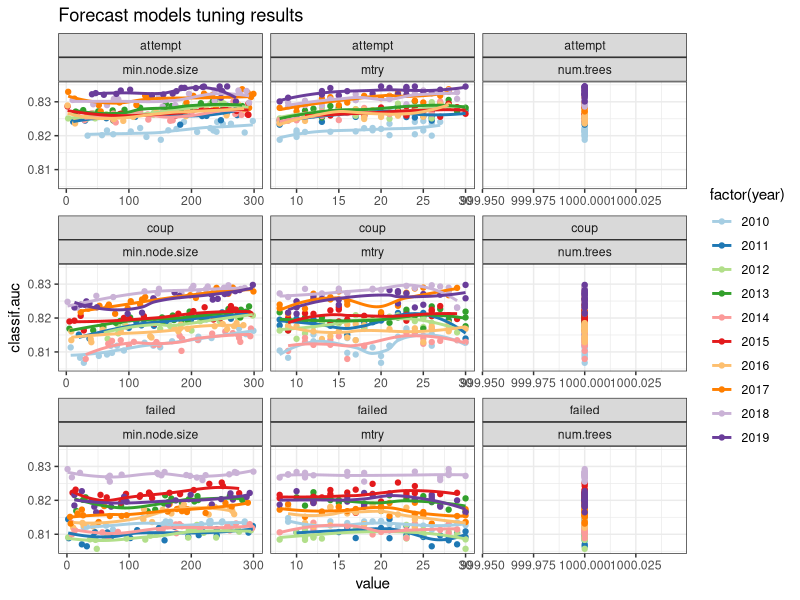
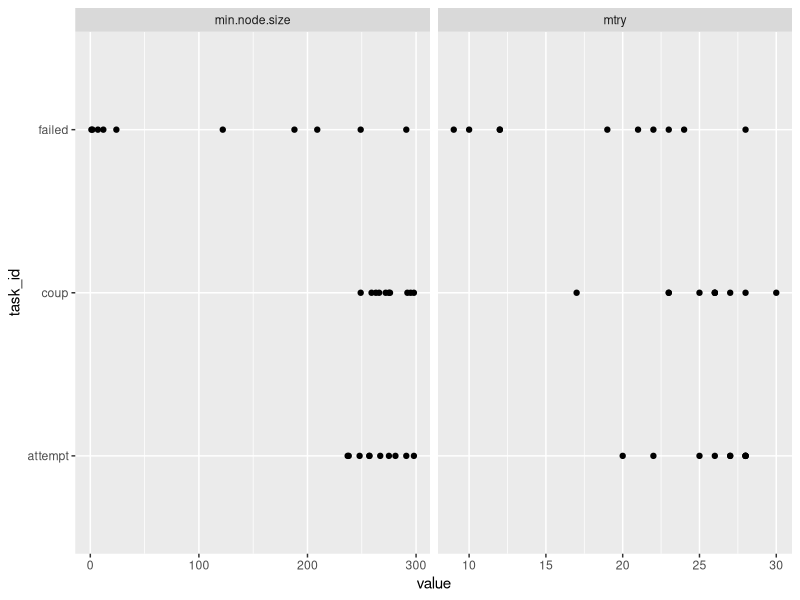
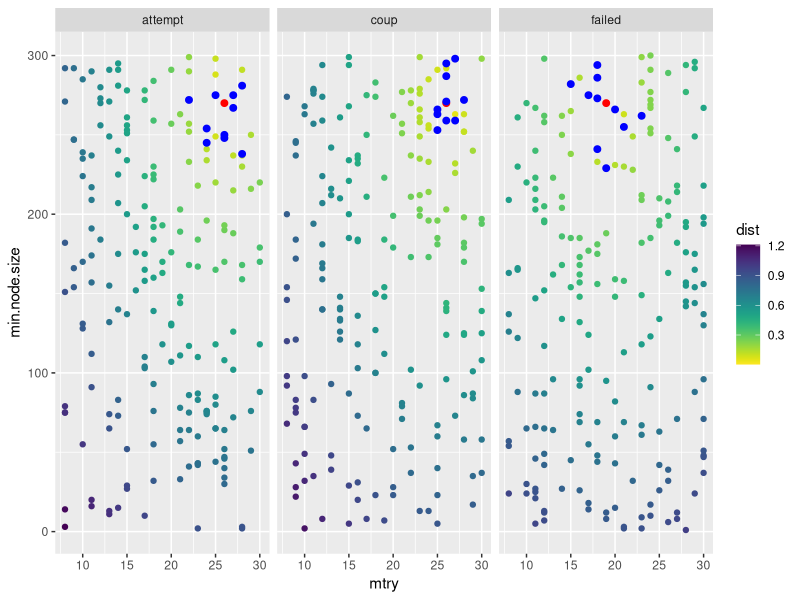
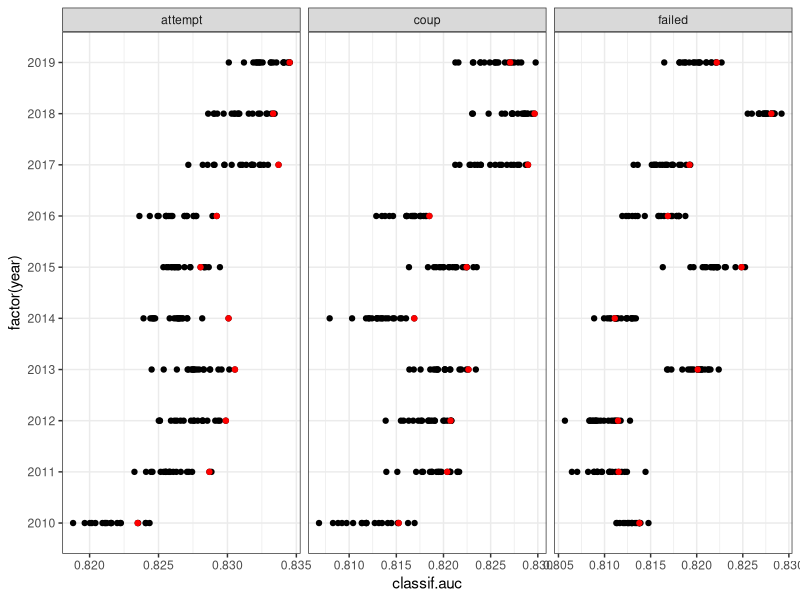
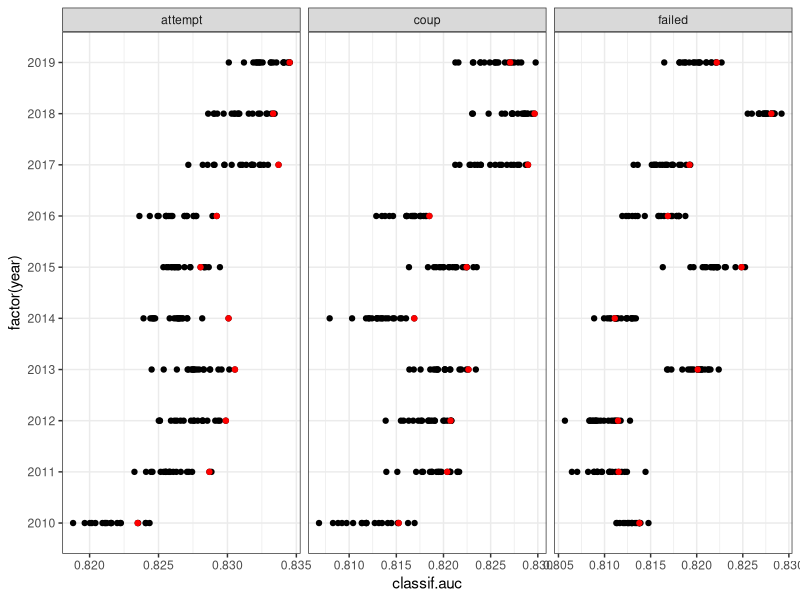

Here is the R script that generated these plots, in order:
## ---- chunk 1
knitr::opts_chunk$set(echo = FALSE,
                      message = FALSE,
                      warning = FALSE)
## ---- chunk 2
library(readr)
library(ggplot2)
library(dplyr)
library(tidyr)
library(viridis)
## ---- chunk 3
tr <- read_csv("input-data/tuning-results.csv") %>%
  select(-learner_id, -resampling_id)

tr 
## ---- chunk 4
tr %>%
  pivot_longer(num.trees:min.node.size) %>%
  ggplot(., aes(x = value, y = classif.auc, color = factor(year))) +
  facet_wrap(~task_id + name, scales = "free_x") +
  geom_point() +
  geom_smooth(se = FALSE) + 
  theme_bw() +
  scale_color_brewer(type = "qual", palette = "Paired") +
  labs(title = "Forecast models tuning results")
## ---- chunk 5
optim <- tr %>% 
  group_by(task_id, year) %>% 
  arrange(task_id, year, desc(classif.auc)) %>% 
  top_n(1, classif.auc)

optim %>%
  pivot_longer(mtry:min.node.size) %>%
  ggplot(aes(x = value, y = task_id)) +
  facet_wrap(~ name, scales = "free_x") +
  geom_point()
## ---- chunk 6
optim %>%
  pivot_longer(mtry:min.node.size) %>% 
  group_by(name, task_id) %>% 
  summarize(mean = mean(value), median = median(value))
## ---- chunk 7
fixed_hp = tibble(
  task_id = c("attempt", "coup", "failed"),
  mtry = c(26, 26, 19),
  min.node.size = c(270, 270, 270)
)

distances <- tr %>%
  select(-iters, -num.trees) %>%
  group_by(task_id, year) %>%
  mutate(
    dist_mtry = case_when(
      task_id=="failed" ~ abs(mtry - fixed_hp$mtry[fixed_hp$task_id=="failed"]),
      TRUE ~ abs(mtry - unique(fixed_hp$mtry[fixed_hp$task_id!="failed"]))
    ),
    dist_min.node.size = case_when(
      task_id=="failed" ~ abs(min.node.size - fixed_hp$min.node.size[fixed_hp$task_id=="failed"]),
      TRUE ~ abs(min.node.size - unique(fixed_hp$min.node.size[fixed_hp$task_id!="failed"]))
    )) %>%
  mutate(dist_mtry = dist_mtry / 22,
         dist_min.node.size = dist_min.node.size / 299,
         dist = sqrt(dist_mtry^2 + dist_min.node.size^2))
  
## ---- chunk 8
heuristic <- distances %>%
  group_by(task_id, year) %>%
  top_n(-1, dist) %>%
  select(-dist_mtry, -dist_min.node.size)

distances %>%
  ggplot(aes(x = mtry, y = min.node.size, color = dist)) +
  facet_wrap(~ task_id) +
  geom_point() +
  scale_color_viridis(direction = -1) +
  geom_point(data = fixed_hp, size = 2, col = "red") +
  geom_point(data = heuristic, size = 2, col = "blue")
## ---- chunk 9
tr %>%
  ggplot(aes(x = classif.auc, y = factor(year))) + 
  facet_wrap(~ task_id, scales = "free_x") +
  geom_point() +
  geom_point(data = heuristic, color = "red") + 
  theme_bw()
## ---- chunk 10
fixed_hp = tibble(
  task_id = c("attempt", "coup", "failed"),
  mtry = c(16, 16, 16),
  min.node.size = c(270, 270, 270)
)

distances <- tr %>%
  select(-iters, -num.trees) %>%
  group_by(task_id, year) %>%
  mutate(
    dist_mtry = case_when(
      task_id=="failed" ~ abs(mtry - fixed_hp$mtry[fixed_hp$task_id=="failed"]),
      TRUE ~ abs(mtry - unique(fixed_hp$mtry[fixed_hp$task_id!="failed"]))
    ),
    dist_min.node.size = case_when(
      task_id=="failed" ~ abs(min.node.size - fixed_hp$min.node.size[fixed_hp$task_id=="failed"]),
      TRUE ~ abs(min.node.size - unique(fixed_hp$min.node.size[fixed_hp$task_id!="failed"]))
    )) %>%
  mutate(dist_mtry = dist_mtry / 22,
         dist_min.node.size = dist_min.node.size / 299,
         dist = sqrt(dist_mtry^2 + dist_min.node.size^2))

tr %>%
  ggplot(aes(x = classif.auc, y = factor(year))) + 
  facet_wrap(~ task_id, scales = "free_x") +
  geom_point() +
  geom_point(data = heuristic, color = "red") + 
  theme_bw()
